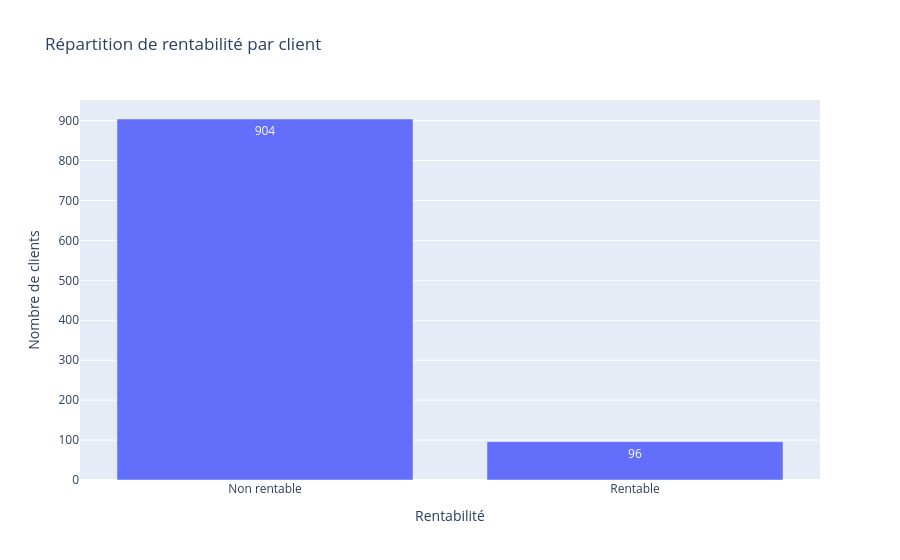

This figure's notebook cell:
### Code cell
fig_rentable = px.bar(
    data_assurance_grouped_rentable, 
    x="rentabilite", 
    y="nombre_clients", 
    title="Répartition de rentabilité par client", 
    labels={"rentabilite": "Rentabilité"},
    text_auto=True,

    )
fig_rentable.update_layout(yaxis_title="Nombre de clients")
fig_rentable.show()

### Figure 1 — Plotly figure (JSON) as saved in the notebook; plotly's stock layout.template omitted (floating-point values rounded to 4 significant figures)
{"data": [{"hovertemplate": "Rentabilité=%{x}<br>nombre_clients=%{y}<extra></extra>", "legendgroup": "", "marker": {"color": "#636efa", "pattern": {"shape": ""}}, "name": "", "orientation": "v", "showlegend": false, "textposition": "auto", "texttemplate": "%{y}", "type": "bar", "x": ["Non rentable", "Rentable"], "xaxis": "x", "y": [904, 96], "yaxis": "y"}], "layout": {"barmode": "relative", "legend": {"tracegroupgap": 0}, "title": {"text": "Répartition de rentabilité par client"}, "xaxis": {"anchor": "y", "domain": [0, 1], "title": {"text": "Rentabilité"}}, "yaxis": {"anchor": "x", "domain": [0, 1], "title": {"text": "Nombre de clients"}}}}
